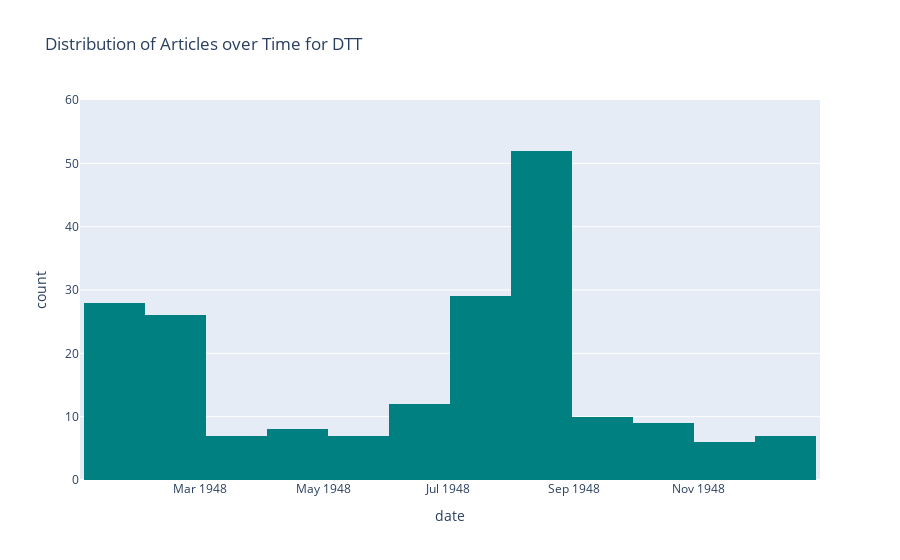
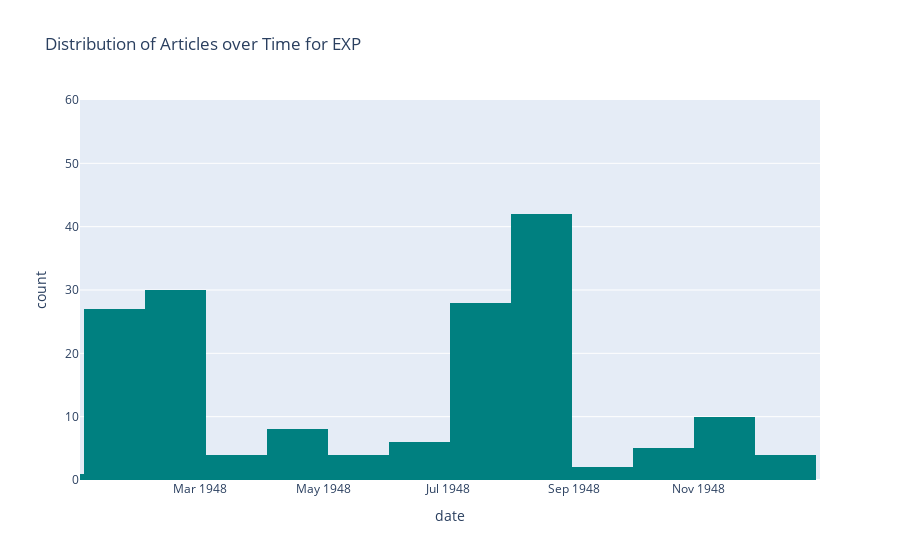
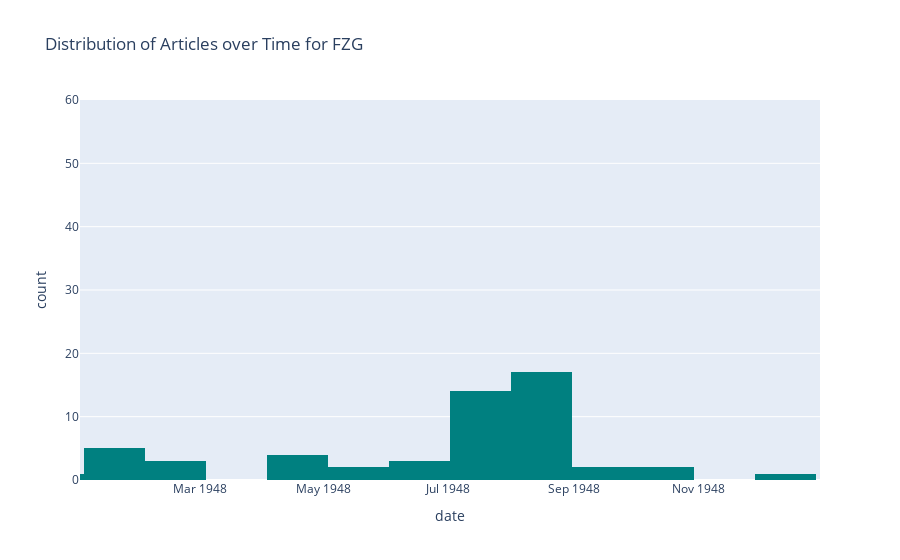
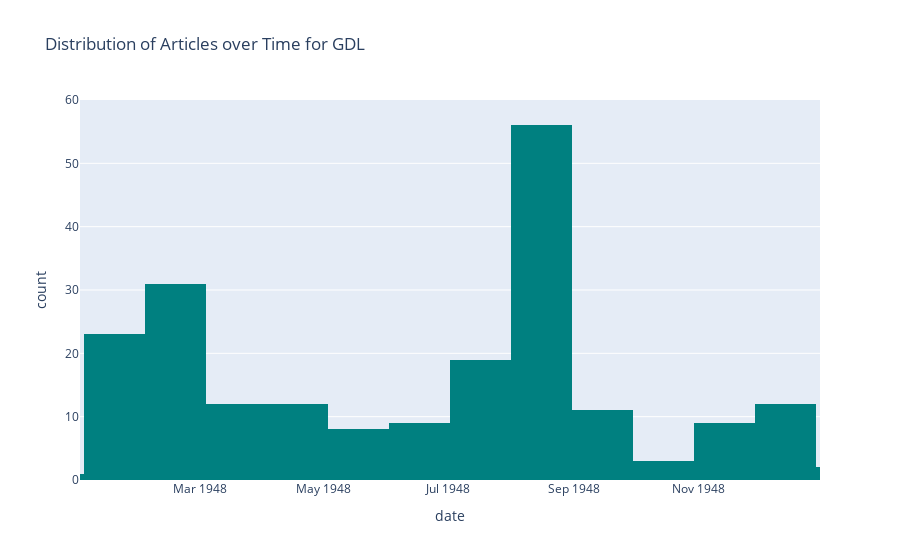

Here is the notebook cell these charts were saved with, in order:
### Markdown cell above
You can also generate a list of histograms, one for each newspaper in your collection by writing a `for loop`.

### Code cell
# Get the earliest and latest dates in dataset
earliest_date = dataframe['date'].min()
latest_date = dataframe['date'].max()

# Get unique list of newspapers
newspapers = dataframe['newspaper'].unique()

# Create separate histograms for each newspaper using a 'for loop'
for newspaper in newspapers:
    df_newspaper = dataframe[dataframe['newspaper'] == newspaper].copy()
    fig = px.histogram(df_newspaper, x='date', title=f'Distribution of Articles over Time for {newspaper}')

    # Data is aggragated in bins based on month (size in millisecond)
    fig.update_traces(xbins=dict(size=30*24*60*60*1000))  # 1 month in ms

    # Always set start of x-axis based on the ealiest date in dataset and end based on the latest.
    fig.update_layout(
        xaxis_range=[earliest_date, latest_date],
    # Always set minimun value of y-axis 0 and max value as 60 (customise as necessary)
        yaxis_range=[0, 60]
    )

    # Define colour
    fig.update_traces(marker_color='Teal')

    # Show figure
    fig.show()

### Figure 1 — Plotly figure (JSON) as saved in the notebook; plotly's stock layout.template omitted (floating-point values rounded to 4 significant figures; data arrays with more than 128 entries replaced by an {"elided": "..."} marker saying what was removed)
{"data": [{"bingroup": "x", "hovertemplate": "date=%{x}<br>count=%{y}<extra></extra>", "legendgroup": "", "marker": {"color": "Teal", "pattern": {"shape": ""}}, "name": "", "orientation": "v", "showlegend": false, "type": "histogram", "x": {"elided": "201 str values"}, "xaxis": "x", "xbins": {"size": 2592000000}, "yaxis": "y"}], "layout": {"barmode": "relative", "legend": {"tracegroupgap": 0}, "title": {"text": "Distribution of Articles over Time for DTT"}, "xaxis": {"anchor": "y", "domain": [0, 1], "range": ["1948-01-02T00:00:00Z", "1948-12-31T00:00:00Z"], "title": {"text": "date"}}, "yaxis": {"anchor": "x", "domain": [0, 1], "range": [0, 60], "title": {"text": "count"}}}}

### Figure 2 — Plotly figure (JSON) as saved in the notebook; plotly's stock layout.template omitted (floating-point values rounded to 4 significant figures; data arrays with more than 128 entries replaced by an {"elided": "..."} marker saying what was removed)
{"data": [{"bingroup": "x", "hovertemplate": "date=%{x}<br>count=%{y}<extra></extra>", "legendgroup": "", "marker": {"color": "Teal", "pattern": {"shape": ""}}, "name": "", "orientation": "v", "showlegend": false, "type": "histogram", "x": {"elided": "171 str values"}, "xaxis": "x", "xbins": {"size": 2592000000}, "yaxis": "y"}], "layout": {"barmode": "relative", "legend": {"tracegroupgap": 0}, "title": {"text": "Distribution of Articles over Time for EXP"}, "xaxis": {"anchor": "y", "domain": [0, 1], "range": ["1948-01-02T00:00:00Z", "1948-12-31T00:00:00Z"], "title": {"text": "date"}}, "yaxis": {"anchor": "x", "domain": [0, 1], "range": [0, 60], "title": {"text": "count"}}}}

### Figure 3 — Plotly figure (JSON) as saved in the notebook; plotly's stock layout.template omitted (floating-point values rounded to 4 significant figures)
{"data": [{"bingroup": "x", "hovertemplate": "date=%{x}<br>count=%{y}<extra></extra>", "legendgroup": "", "marker": {"color": "Teal", "pattern": {"shape": ""}}, "name": "", "orientation": "v", "showlegend": false, "type": "histogram", "x": ["1948-01-03T00:00:00Z", "1948-01-19T00:00:00Z", "1948-01-27T00:00:00Z", "1948-01-30T00:00:00Z", "1948-01-31T00:00:00Z", "1948-01-31T00:00:00Z", "1948-02-07T00:00:00Z", "1948-02-07T00:00:00Z", "1948-02-13T00:00:00Z", "1948-04-03T00:00:00Z", "1948-04-03T00:00:00Z", "1948-04-08T00:00:00Z", "1948-04-10T00:00:00Z", "1948-05-08T00:00:00Z", "1948-05-22T00:00:00Z", "1948-06-12T00:00:00Z", "1948-06-12T00:00:00Z", "1948-06-26T00:00:00Z", "1948-07-09T00:00:00Z", "1948-07-10T00:00:00Z", "1948-07-17T00:00:00Z", "1948-07-19T00:00:00Z", "1948-07-19T00:00:00Z", "1948-07-24T00:00:00Z", "1948-07-24T00:00:00Z", "1948-07-26T00:00:00Z", "1948-07-28T00:00:00Z", "1948-07-29T00:00:00Z", "1948-07-29T00:00:00Z", "1948-07-30T00:00:00Z", "1948-07-30T00:00:00Z", "1948-07-31T00:00:00Z", "1948-08-02T00:00:00Z", "1948-08-03T00:00:00Z", "1948-08-06T00:00:00Z", "1948-08-07T00:00:00Z", "1948-08-09T00:00:00Z", "1948-08-10T00:00:00Z", "1948-08-12T00:00:00Z", "1948-08-12T00:00:00Z", "1948-08-13T00:00:00Z", "1948-08-14T00:00:00Z", "1948-08-14T00:00:00Z", "1948-08-14T00:00:00Z", "1948-08-16T00:00:00Z", "1948-08-19T00:00:00Z", "1948-08-19T00:00:00Z", "1948-08-20T00:00:00Z", "1948-08-25T00:00:00Z", "1948-09-08T00:00:00Z", "1948-09-18T00:00:00Z", "1948-10-26T00:00:00Z", "1948-10-28T00:00:00Z", "1948-12-28T00:00:00Z"], "xaxis": "x", "xbins": {"size": 2592000000}, "yaxis": "y"}], "layout": {"barmode": "relative", "legend": {"tracegroupgap": 0}, "title": {"text": "Distribution of Articles over Time for FZG"}, "xaxis": {"anchor": "y", "domain": [0, 1], "range": ["1948-01-02T00:00:00Z", "1948-12-31T00:00:00Z"], "title": {"text": "date"}}, "yaxis": {"anchor": "x", "domain": [0, 1], "range": [0, 60], "title": {"text": "count"}}}}

### Figure 4 — Plotly figure (JSON) as saved in the notebook; plotly's stock layout.template omitted (floating-point values rounded to 4 significant figures; data arrays with more than 128 entries replaced by an {"elided": "..."} marker saying what was removed)
{"data": [{"bingroup": "x", "hovertemplate": "date=%{x}<br>count=%{y}<extra></extra>", "legendgroup": "", "marker": {"color": "Teal", "pattern": {"shape": ""}}, "name": "", "orientation": "v", "showlegend": false, "type": "histogram", "x": {"elided": "208 str values"}, "xaxis": "x", "xbins": {"size": 2592000000}, "yaxis": "y"}], "layout": {"barmode": "relative", "legend": {"tracegroupgap": 0}, "title": {"text": "Distribution of Articles over Time for GDL"}, "xaxis": {"anchor": "y", "domain": [0, 1], "range": ["1948-01-02T00:00:00Z", "1948-12-31T00:00:00Z"], "title": {"text": "date"}}, "yaxis": {"anchor": "x", "domain": [0, 1], "range": [0, 60], "title": {"text": "count"}}}}
